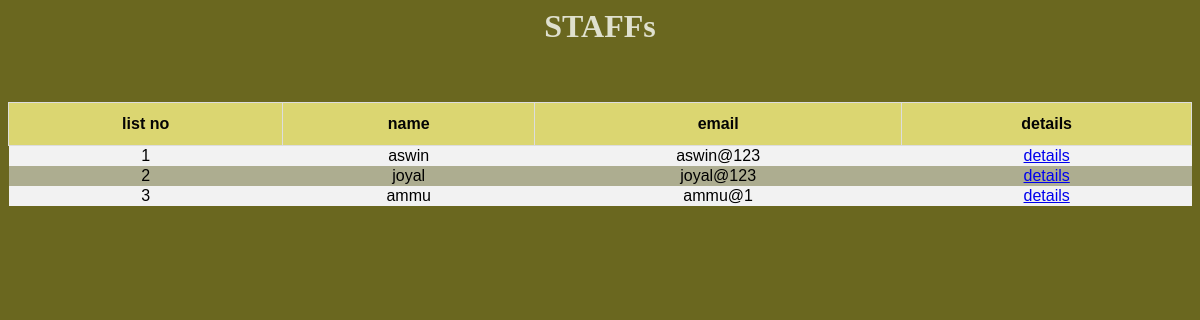
Screenshot of /custaff/ with the database file from the repository.
### myapp/models.py (models this page shows)
class staf(models.Model):
    name=models.CharField(max_length=200,null=True)
    lname=models.CharField(max_length=200,null=True)
    age=models.CharField(max_length=200,null=True)
    gender=models.CharField(max_length=200,null=True)
    department=models.CharField(max_length=200,null=True)
    email=models.CharField(max_length=200,null=True)
    password=models.CharField(max_length=200,null=True)

### myapp/views.py (the view)
# urls.py: path("custaff/",views.custaff,name="custaff"),
def custaff(request):
  cr = staf.objects.all()
  return render(request,'custaff.html',{'cr':cr})

### templates/custaff.html (shortened to what this page needs)
  <html>
      <body>
        <h1> STAFFs</h1><br><br>
          <form method="POST" enctype="multipart/form-data">
          <table><tr>
              <th>list no</th>
              <th>name</th>
              <th>email</th>
              <th>details</th>
              </tr>
              {% for i in cr %}
              <tr>
                  <td>{{ forloop.counter }}</td>
                  <td>{{ i.name}}</td>
                  <td>{{ i.email}}</td>
                  <td><a href="{% url 'detail' i.id %}" class="btn btn-warning">details</a></td>
              </tr>
              {% endfor %}
          </table>
      </form>
      </body>
  </html>

### templates/custaff.html (style rules this page uses)
body { background-color: rgb(106, 103, 31); }
table { font-family: Arial, Helvetica, sans-serif; border-collapse: collapse; width: 100%; }
td { text-align: center; }
th { border: 1px solid #ddd; padding: 8px; text-align: center; }
tr { background-color: #adad90; }
tr:nth-child(even) { background-color: #f2f2f2; }
th { padding-top: 12px; padding-bottom: 12px; text-align: center; background-color: #f0e964af; color: rgb(4, 4, 4); }
h1 { text-align: center; color: rgb(223, 224, 206); }

### rows the page displays
staf: name "aswin", email "aswin@123"
staf: name "joyal", email "joyal@123"
staf: name "ammu", email "ammu@1"
